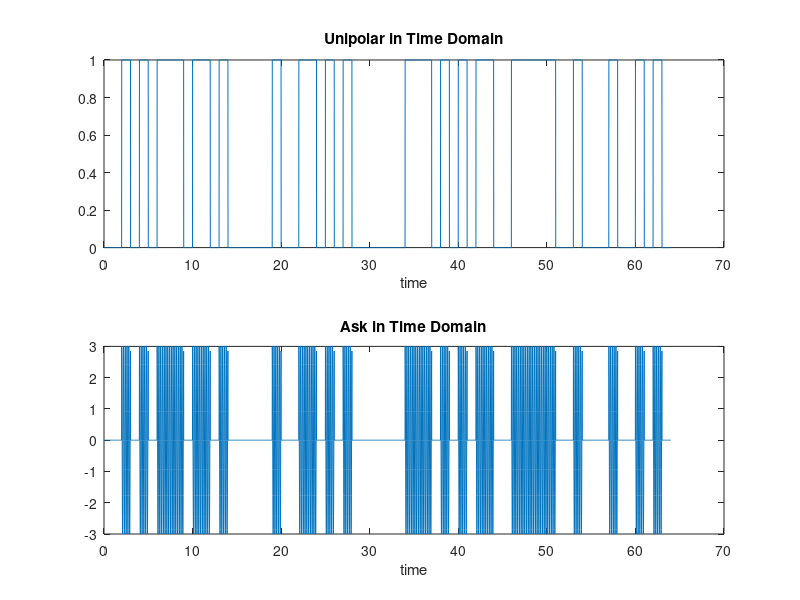
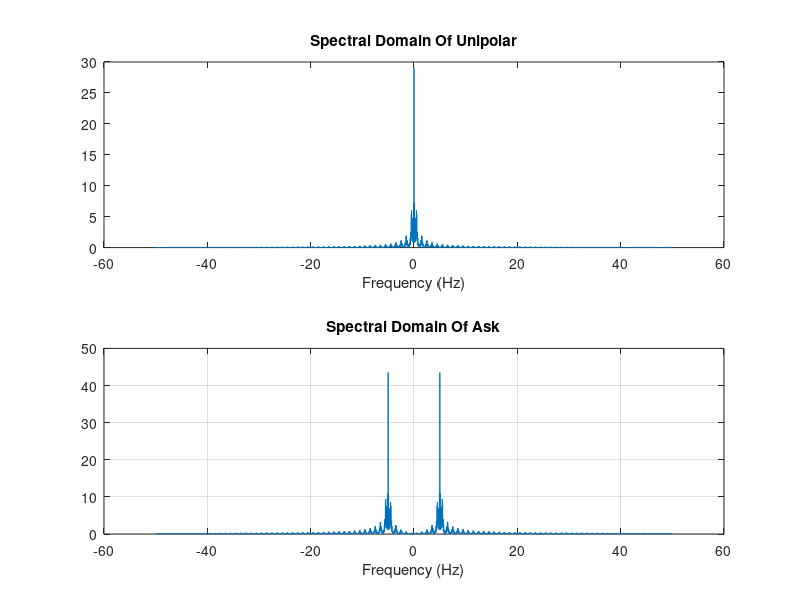
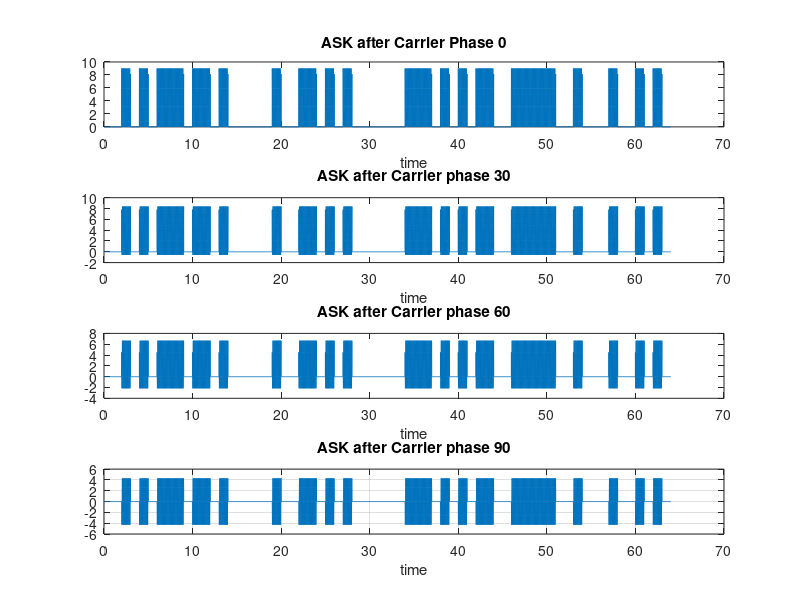
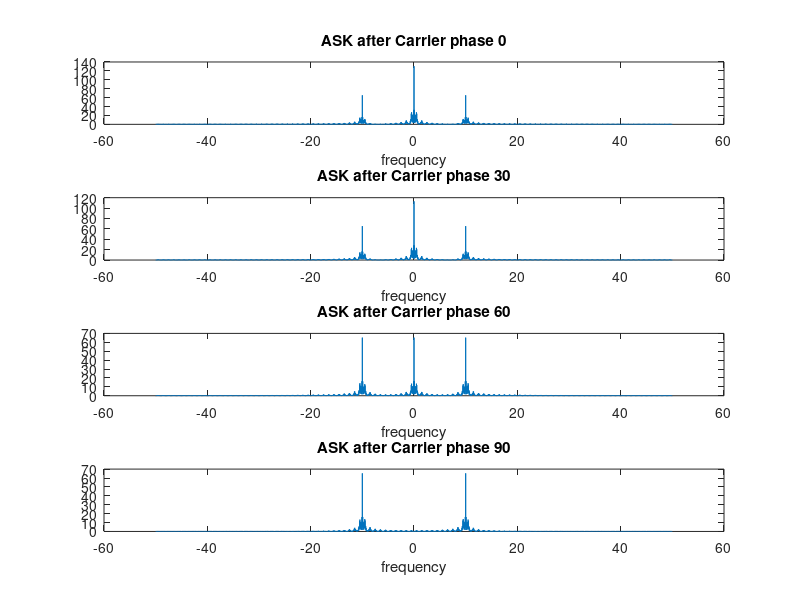

The MATLAB script that drew these images, in order:
clc;
clear;
close all
bits = 64;
stream =randi([0, 1], 1, bits);

ts = 0.01;
T = bits;
t = 0 : 0.01 : (bits-0.01);
fs = 1 / ts;
df =  1 / T;
f = -0.5 * fs : df : 0.5 * fs - df;
unipolar=zeros(size(t));
for i = 1:bits
    if stream(i) == 1
        unipolar((i-1)*100+1:i*100) = 1;
    end
end
%%%%%%%%%%%%%%%%%%%%%%% Unipolar to freq Domain %%%%%%%%%%%%%%%%%%%%%%%%%%%%%%%%
UNIPOLAR= fftshift(fft(unipolar))*ts;
%%%%%%%%%%%%%%%%%%%%%%% Ask Signal Formation in time & Freq Domain %%%%%%%%%%%%%%%%%%%%%%%%%%%%%%%%
fc=5;
c=3*cos(2*pi*fc*t);
transmitted=c.*unipolar;
Transmitted= fftshift(fft(transmitted))*ts;
%%%%%%%%%%%%%%%%%%%%%%% Plotting Unipolar and Ask Temporal %%%%%%%%%%%%%%%%%%%%%%%%%%%%%%%%
figure(1);
subplot(2,1,1);
plot(t, unipolar);
xlabel('time');
title('Unipolar in Time Domain');
subplot(2,1,2);
plot(t, transmitted);
xlabel('time');
title('Ask in Time Domain');
%%%%%%%%%%%%%%%%%%%%%%% Plotting Unipolar and Ask Spectral %%%%%%%%%%%%%%%%%%%%%%%%%%%%%%%%
figure(2)
subplot(2,1,1);
plot(f, abs(UNIPOLAR));
xlabel('Frequency (Hz)');
title('Spectral Domain Of Unipolar');
subplot(2,1,2)
plot(f, abs(Transmitted));
xlabel('Frequency (Hz)');
title('Spectral Domain Of Ask');
grid on;
%%%%%%%%%%%%%%%%%%%%%%% Multiplying Carriers with different phase errors to Ask at Receiver %%%%%%%%%%%%%%%%%%%%%%%%%%%%%%%%
mixer_output=transmitted.*(c);
To_Rad=pi/180;
C_30=3*cos(2*pi*fc*t+(To_Rad*30));
C_60=3*cos(2*pi*fc*t+(To_Rad*60));
C_90=3*cos(2*pi*fc*t+(To_Rad*90));
mixer_output_30=C_30.*transmitted;
mixer_output_60=C_60.*transmitted;
mixer_output_90=C_90.*transmitted;
%%%%%%%%%%%%%%%%%%%%%%% Comparing in time domain different phase errors After Carrier Multiplication in Mixer %%%%%%%%%%%%%%%%%%%%%%%%%%%%%%%%
figure(3)
subplot(4,1,1);
plot (t,mixer_output);
xlabel('time');
title('ASK after Carrier Phase 0');
subplot(4,1,2);
plot (t,mixer_output_30);
xlabel('time');
title('ASK after Carrier phase 30');
subplot(4,1,3);
plot (t,mixer_output_60);
xlabel('time');
title('ASK after Carrier phase 60');
subplot(4,1,4);
plot(t, mixer_output_90);
xlabel('time');
title('ASK after Carrier phase 90');
grid on;
%%%%%%%%%%%%%%%%%%%%%%% Comparing in Freq Domain different phase errors After Carrier Multiplication in Mixer %%%%%%%%%%%%%%%%%%%%%%%%%%%%%%%%
Mixer_Output= fftshift(fft(mixer_output))*ts;
Mixer_Output_30= fftshift(fft(mixer_output_30))*ts;
Mixer_Output_60= fftshift(fft(mixer_output_60))*ts;
Mixer_Output_90= fftshift(fft(mixer_output_90))*ts;
figure(4)
subplot(4,1,1);
plot (f,abs(Mixer_Output));
xlabel('frequency');
title('ASK after Carrier phase 0');
subplot(4,1,2);
plot (f,abs(Mixer_Output_30));
xlabel('frequency');
title('ASK after Carrier phase 30');
subplot(4,1,3);
plot (f,abs(Mixer_Output_60));
xlabel('frequency');
title('ASK after Carrier phase 60');
subplot(4,1,4);
plot (f,abs(Mixer_Output_90));
xlabel('frequency');
title('ASK after Carrier phase 90');
%%%%%%%%%%%%%%%%%%%%%%% LPF Applied at f=5 %%%%%%%%%%%%%%%%%%%%%%%%%%%%%%%%
H= abs(f)<= 5;
LPF_Output=H.*Mixer_Output;
LPF_Output_30=H.*Mixer_Output_30;
LPF_Output_60=H.*Mixer_Output_60;
LPF_Output_90=H.*Mixer_Output_90;
%%%%%%%%%%%%%%%%%%%%%%% IFT to get Filtered Ask Received Signal %%%%%%%%%%%%%%%%%%%%%%%%%%%%%%%%
received =real(ifft(ifftshift(LPF_Output)/ts));
received_30 =real(ifft(ifftshift(LPF_Output_30)/ts));
received_60 =real(ifft(ifftshift(LPF_Output_60)/ts));
received_90 =real(ifft(ifftshift(LPF_Output_90)/ts));
figure(5)
subplot(4,1,1);
plot (t,received);
xlabel('time');
title('ASK phase 0 Received'); %Received Ask Message Without Phase Error
subplot(4,1,2);
plot (t,received_30);
xlabel('time');
title('ASK phase 30 Received'); %Phase 30 Amplitudes are Aprroximately Equal to Received Ask Amplitudes divided by 6.4 , Also Lowest SNR
subplot(4,1,3);
plot (t,received_60);
xlabel('time');
title('ASK phase 60 Received'); %Phase 60 Amplitudes are Equal to Received Ask Amplitudes Multiplied by -1 (Inverted)
subplot(4,1,4);
plot (t,received_90);
xlabel('time');
title('ASK phase 90 Received');  %Phase 90 Amplitudes are Approximately Equal to Phase 60 Amplitudes divided by 2

Received= fftshift(fft(received))*ts;
Received_30= fftshift(fft(received_30))*ts;
Received_60= fftshift(fft(received_60))*ts;
Received_90= fftshift(fft(received_90))*ts;
figure(6)
subplot(4,1,1);
plot (f,abs(Received));
xlabel('frequency');
title('ASK phase 0 Received');
subplot(4,1,2);
plot (f,abs(Received_30));
xlabel('frequency');
title('ASK phase 30 Received');
subplot(4,1,3);
plot (f,abs(Received_60));
xlabel('frequency');
title('ASK phase 60 Received');
subplot(4,1,4);
plot (f,abs(Received_90));
xlabel('frequency');
title('ASK phase 90 Received');

output= zeros(size(t));
for i = 1:(bits*100)
    if received(i) <0.5 && received(i) >-0.5
        output(i) = 0;
    else
        output(i) = 1;
    end
end
figure(7)
plot (t,output);
xlabel('time');
title('ASK Received');
output_30= zeros(size(t));
for i = 1:(bits*100)
    if received_30(i) <0.5 && received_30(i) >-0.5
        output_30(i) = 0;
    else
        output_30(i) = 1;
    end
end
figure(8)
plot (t,output_30);
xlabel('time');
title('ASK phase 30 Received');

output_60= zeros(size(t));
for i = 1:(bits*100)
    if received_60(i) <0.5 && received_60(i) >-0.5
        output_60(i) = 0;
    else
        output_60(i) = 1;
    end
end
figure(9)
plot (t,output_60);
xlabel('time');
title('ASK phase 60 Received');

output_90= zeros(size(t));
for i = 1:(bits*100)
    if received_90(i) <0.5 && received_90(i) >-0.5
        output_90(i) = 0;
    else
        output_90(i) = 1;
    end
end
figure(10)
plot (t,output_90);
xlabel('time');
title('ASK phase 90 Received');
